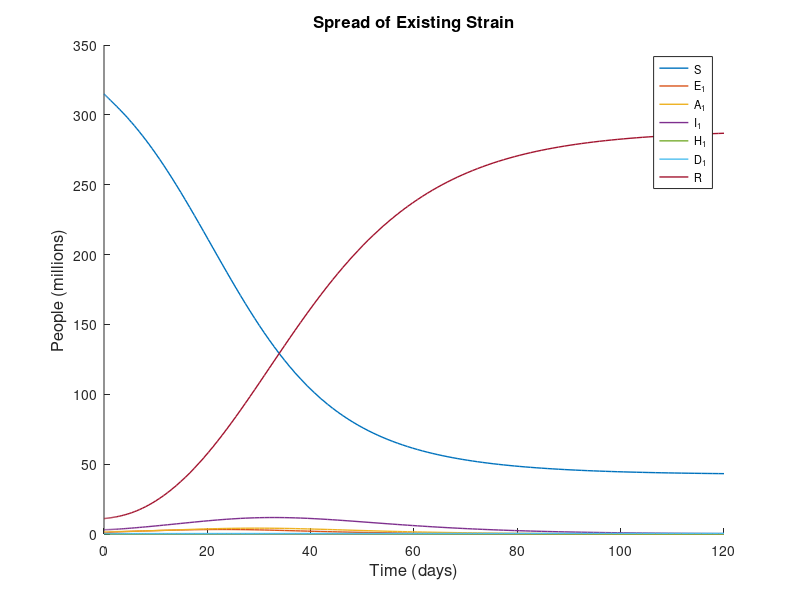
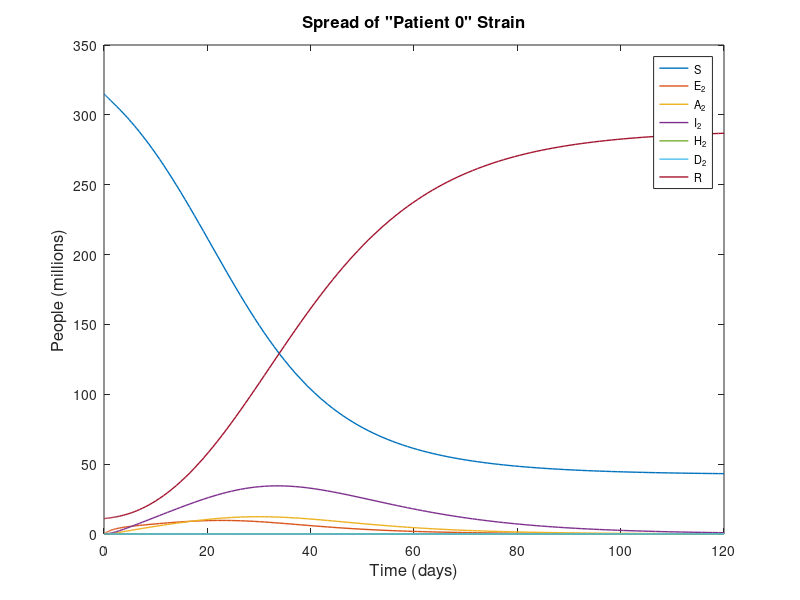
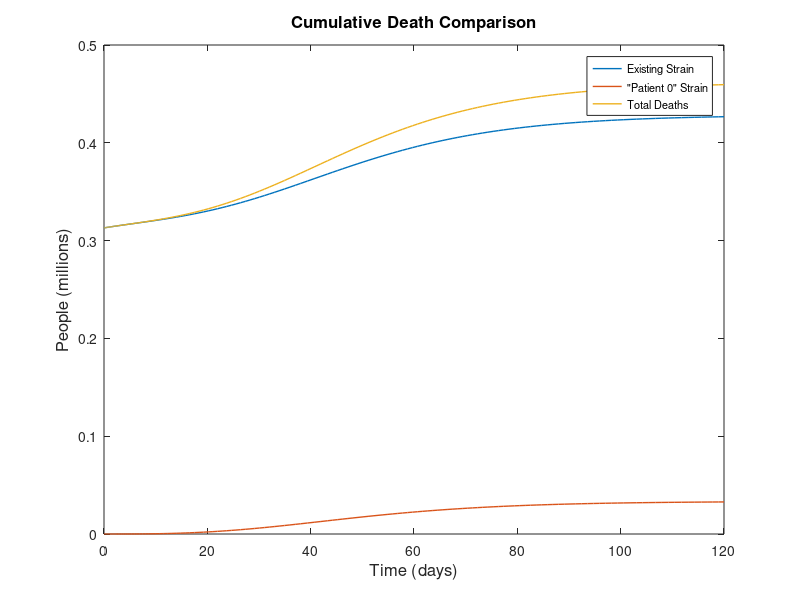

Reproduce these figures in MATLAB, in order.
function ProjectModel
clear
close all
clc

% Declare rates
beta1 = .005; %Rate of exposure
beta2 = beta1 * 3;
alpha1 = .125; %Rate of recovery
alpha2 = .125;
eta1 = .5; %Rate of infection
eta2 = .5;
sigma1 = .0746; %Rate of recovery/hospitalization from I class
sigma2 = .0746;
gamma1 = .1163; % Rate of death
gamma2 = .1163;

% Declare proportions
p1 = .65;
p2 = .65;
m1 = .07;
m2 = m1 / 3;
c1 = .0323;
c2 = c1 / 3;

% Declare initial size of classes
S = 315;
E1 = .680;
E2 = 0;
I1 = 3.12;
I2 = 10000/1000000;
A1 = 1.79;
A2 = 0;
H1 = .104;
H2 = 0;
D1 = .313;
D2 = 0;
R = 11;

% Delare time
T = 120;

% Define the model
function dy = SEIAHDR(~, y, beta1, beta2, eta1, eta2, sigma1, sigma2, gamma1, gamma2, alpha1, alpha2, p1, p2, m1, m2, c1, c2)
    dy = zeros(12, 1); % Store the derivatives
    x1 = 0.1 * (0.4 * y(4) + 0.8 * y(6)) + 0.2 * ((0.6) *(0.6) * y(4) + (0.2) * y(6));
    x2 = x1;
    
    dy(1) = (-beta1 * y(1) * x1) + (-beta2 * y(1) * x2);
    dy(2)  = (beta1 * x1 * y(1)) - (eta1 * y(2)); % E1 term
    dy(3) = (beta2 * x2 * y(1)) - (eta2 * y(3)); % E2 term
    
    
    %dy(1) = (-beta1 * y(1) * y(6)) + (-beta2 * y(1) * y(7)); 
    %dy(2)  = (beta1 * y(6) * y(1)) - (eta1 * y(2)); % E1 term
    %dy(3) = (beta2 * y(7) * y(1)) - (eta2 * y(3)); % E2 term
    dy(4) = (eta1 * (1 - p1) * y(2)) - (alpha1 * y(4)); % A1 term
    dy(5) = (eta2 * (1 - p2) * y(3)) - (alpha2 * y(5)); % A2 term
    dy(6) = (p1 * eta1 * y(2)) - (sigma1 * y(6)); % I1 term
    dy(7) = (p2 * eta2 * y(3)) - (sigma2 * y(7)); % I2 term
    dy(8) = (c1 * sigma1 * y(6)) - (gamma1 * y(8)); % H1 term
    dy(9) = (c2 * sigma2 * y(7)) - (gamma2 * y(9)); % H2 term
    dy(10) = m1 * gamma1 * y(8); % D1 term
    dy(11) = m2 * gamma2 * y(9); % D2 term
    dy(12) = ((1 - m1) * gamma1 * y(8)) + ((1 - c1) * sigma1 * y(6)) + (alpha1 * y(4)) + ((1 - m2) * gamma2 * y(9)) + ((1 - c2) * sigma2 * y(7)) + (alpha2 * y(5)); % R term

end

% Use Matlab function to calculate the solutions
[sim_t, sim_y] = ode45(@(t,y)(SEIAHDR(t,y,beta1, beta2, eta1, eta2, sigma1, sigma2, gamma1, gamma2, alpha1, alpha2, p1, p2, m1, m2, c1, c2)), + ...
    [0 T],[S;E1;E2;A1;A2;I1;I2;H1;H2;D1;D2;R]);
sim_S = sim_y(:,1);
sim_E1 = sim_y(:,2);
sim_E2 = sim_y(:,3);
sim_A1 = sim_y(:,4);
sim_A2 = sim_y(:,5);
sim_I1 = sim_y(:,6);
sim_I2 = sim_y(:,7);
sim_H1 = sim_y(:,8);
sim_H2 = sim_y(:,9);
sim_D1 = sim_y(:,10);
sim_D2 = sim_y(:,11);
sim_R = sim_y(:,12);

% Plot and label
figure; hold on;

figure(1)
plot(sim_t, sim_S, 'linewidth',1);
plot(sim_t, sim_E1, 'linewidth',1);
plot(sim_t, sim_A1, 'linewidth',1);
plot(sim_t, sim_I1, 'linewidth',1);
plot(sim_t, sim_H1, 'linewidth',1);
plot(sim_t, sim_D1, 'linewidth',1);
plot(sim_t, sim_R, 'linewidth', 1);
legend({'S','E_1','A_1','I_1','H_1','D_1','R'},'FontSize',8)
title('Spread of Existing Strain','FontSize', 12)
xlabel('Time (days)','FontSize',12);
ylabel('People (millions)','FontSize',12);

figure(2)
plot(sim_t, sim_S, 'linewidth',1);
hold on
plot(sim_t, sim_E2, 'linewidth',1);
plot(sim_t, sim_A2, 'linewidth',1);
plot(sim_t, sim_I2, 'linewidth',1);
plot(sim_t, sim_H2, 'linewidth',1);
plot(sim_t, sim_D2, 'linewidth',1);
plot(sim_t, sim_R, 'linewidth',1);
legend({'S','E_2','A_2','I_2','H_2','D_2','R'},'FontSize',8)
title('Spread of "Patient 0" Strain','FontSize', 12)
xlabel('Time (days)','FontSize',12);
ylabel('People (millions)','FontSize',12);

figure(3)
plot(sim_t, sim_D1,'linewidth', 1);
hold on
plot(sim_t, sim_D2,'linewidth', 1);
plot(sim_t, sim_D1 + sim_D2, 'linewidth', 1);
legend({'Existing Strain','"Patient 0" Strain','Total Deaths'},'FontSize',8)
title('Cumulative Death Comparison','FontSize', 12)
xlabel('Time (days)','FontSize',12);
ylabel('People (millions)','FontSize',12);
end
